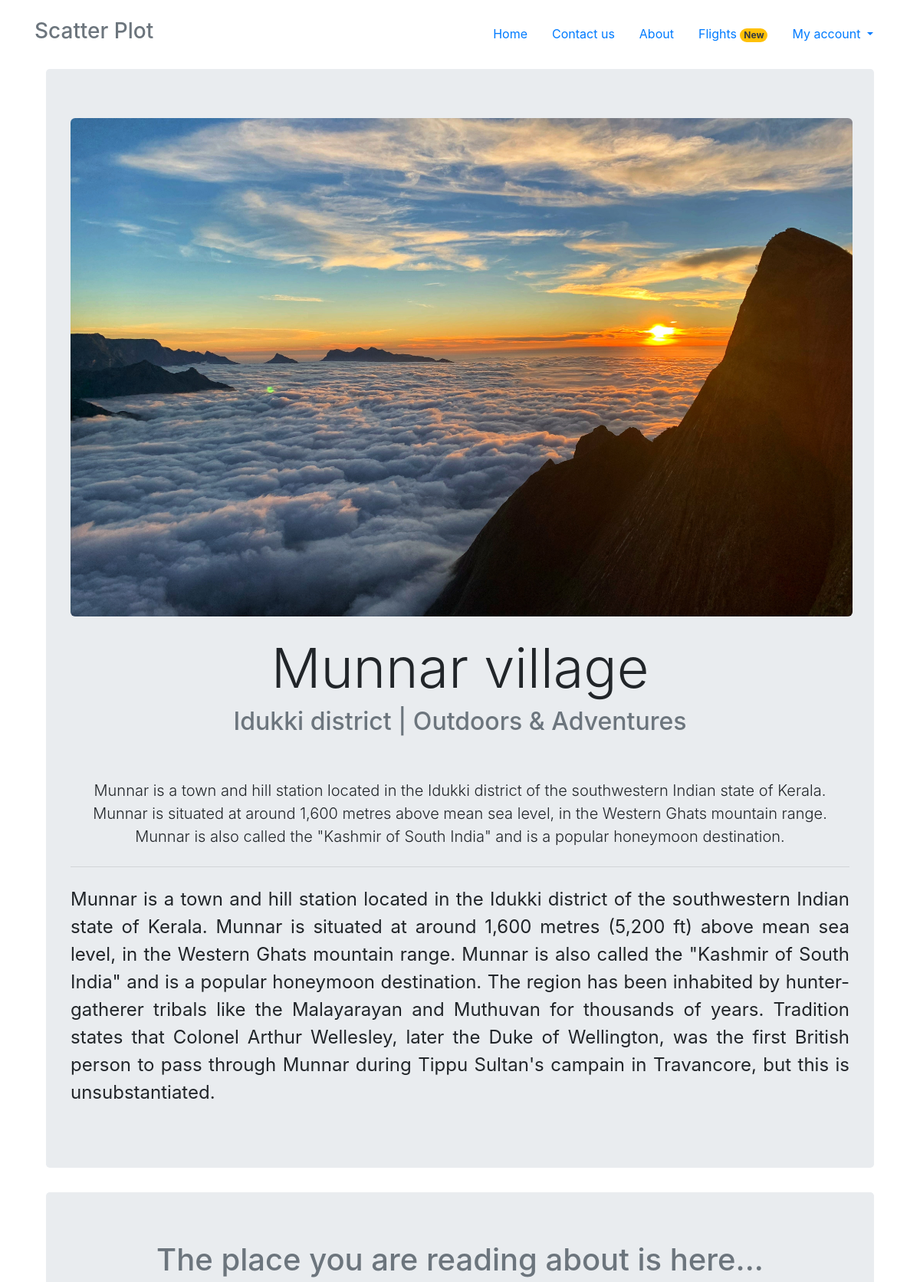
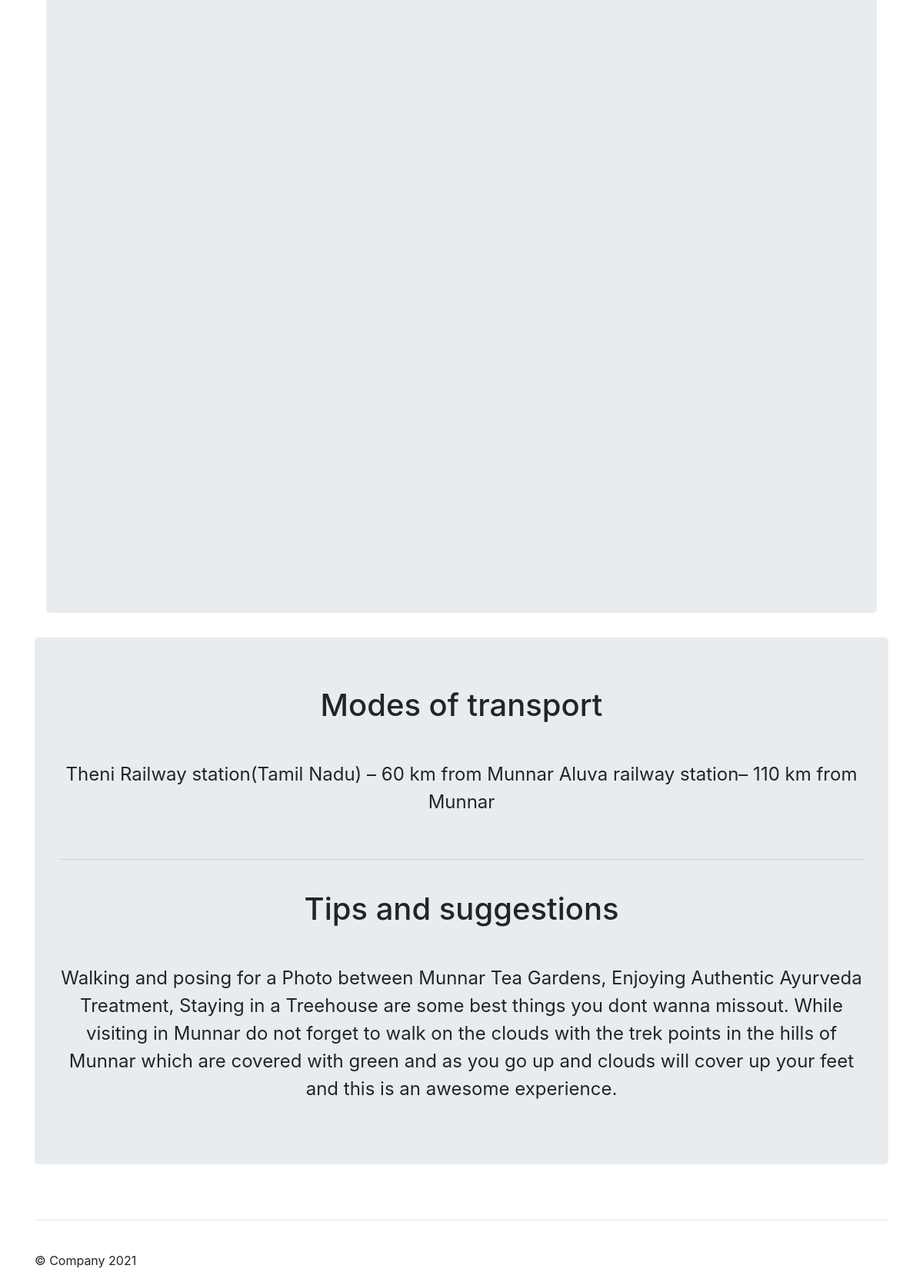
Page /3 on the committed database (2 pictures, top to bottom).
### Profile/models.py (models this page shows)
class Points_of_Interest(models.Model):
    State_name = models.ForeignKey(state, on_delete=models.CASCADE)
    slug = models.SlugField(max_length=100, default='state')
    Point_of_interest = models.CharField(max_length=100, null=True)
    poislug = models.SlugField(max_length=100, null=True)
    header_image = models.ImageField(null=True, blank=True, upload_to="POIs")
    category = models.CharField(max_length=50, choices=category)
    Short_Description = models.TextField(max_length=300, default='', help_text='Write a short catchy description about the POI in 100 words max')
    city = models.CharField(max_length=50, default='')
    Description = models.TextField(max_length=2000, default='', help_text='500 words max')
    Latitude = models.FloatField()
    Longitude = models.FloatField()
    Tips = models.TextField(max_length=500, default='')
    Entry_fees_Adults = models.CharField(max_length=50, default='')
    Entry_fees_Children = models.CharField(max_length=50, default='')
    Transport_methods = models.TextField(max_length=300, default='')
    Suggestions = models.TextField(max_length=500, default='', help_text='Suggest something about the place. Example: The best food to try around this area (or) other places of interests around (or) Visitors food is not allowed')
    def __str__(self):
        return (self.Point_of_interest)

### Profile/views.py (the view)
# urls.py: path('<int:pk>', views.poidetailview.as_view(), name='poidetailview'),
class poidetailview(DetailView):
    model = Points_of_Interest
    template_name = 'poidetailview.html'

### templates/poidetailview.html (shortened to what this page needs)
{% extends 'bootstrap.html' %}
{% load static %}
{% block body %}
<body>
  <div class="container">
    <div class="jumbotron" >
      <img src={{object.header_image.url}} style="text-align: center; border-radius: 6px; object-fit: cover;" width="1020" height="650" >		  <br><br>
      <h1 class="display-3" style="text-align: center;">{{object}}</h1>	<h2 class="text-muted" style="text-align: center;">{{object.city}} | {{object.category}}</h2>		  <br><br>
      <p class="lead" style="text-align: center;">{{object.Short_Description}}</p>
      <hr class="my-4">
      <p style="text-align: justify; font-size:150%;">{{object.Description}}</p>
    </div>
  <div class="jumbotron">
    <h1 class="text-muted" style="text-align: center;">The place you are reading about is here...</h1><p><br></p>
        <p>
           <div id="map" style="height: 650px; width: 1020px; text-align:center;"></div>
           <br>
        </p>
  </div><div></div>
  </div>
  <div class="jumbotron">
    <h1  style="text-align: center;">Modes of transport</h1><p><br></p>
        <p style="text-align: center; font-size:150%;">
          {{object.Transport_methods}}
        </p><br><hr><br>
    <h1  style="text-align: center;">Tips and suggestions</h1><p><br></p>
        <p style="text-align: center; font-size:150%;">
          {{object.Tips}}
          {{object.Suggestions}}
        </p>
  </div>
    <br><hr><br>
  <footer class="footer">
    <p>© Company 2021</p>
  </footer>
</div>
{% endblock body %}

### rows in the picture
Points_of_Interest: header_image (picture), Point_of_interest "Munnar village", city "Idukki district", category "Outdoors & Adventures", Short_Description "Munnar is a town and hill station located in the Idukki district of the southwestern Indian state of Kerala. Munnar is situated at around 1,600 metres above mean sea level, in the Western Ghats mountain range. Munnar is also called the \"Kashmir of South India\" and is a popular honeymoon destination.", Description "Munnar is a town and hill station located in the Idukki district of the southwestern Indian state of Kerala. Munnar is situated at around 1,600 metres (5,200 ft) above mean sea level, in the Western Ghats mountain range. Munnar is also called the \"Kashmir of South India\" and is a popular honeymoon destination. The region has been inhabited by hunter-gatherer tribals like the Malayarayan and Muthuvan for thousands of years. Tradition states that Colonel Arthur Wellesley, later the Duke of Wellington, was the first British person to pass through Munnar during Tippu Sultan's campain in Travancore, but this is unsubstantiated.", Transport_methods "Theni Railway station(Tamil Nadu) – 60 km from Munnar Aluva railway station– 110 km from Munnar", Tips "Walking and posing for a Photo between Munnar Tea Gardens, Enjoying Authentic Ayurveda Treatment, Staying in a Treehouse are some best things you dont wanna missout.", Suggestions "While visiting in Munnar do not forget to walk on the clouds with the trek points in the hills of Munnar which are covered with green and as you go up and clouds will cover up your feet and this is an awesome experience."
